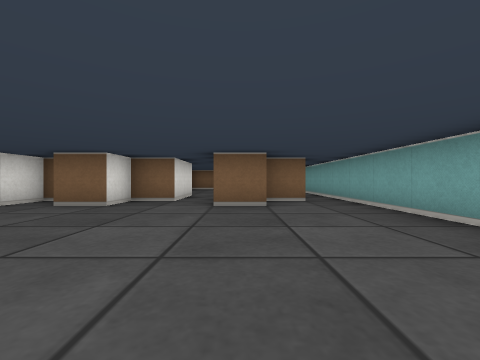
view 1 (above)

24 first-person views from a walk through a cub3D maze. The camera is about half as high as the walls, looks level and sees 90° across. The floor is counted in squares. Each view is taken from the middle of a square. On the plan, view 1 faces up. The plan holds only what a view shows up to about 9 squares ahead; the rest is blank.

view 2
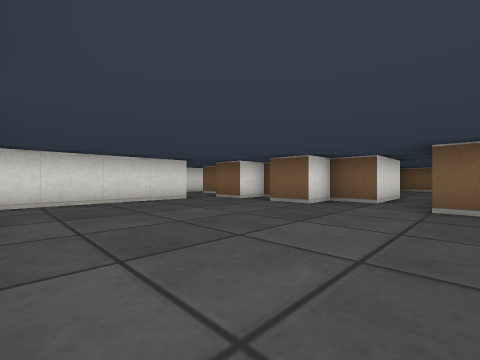

view 3
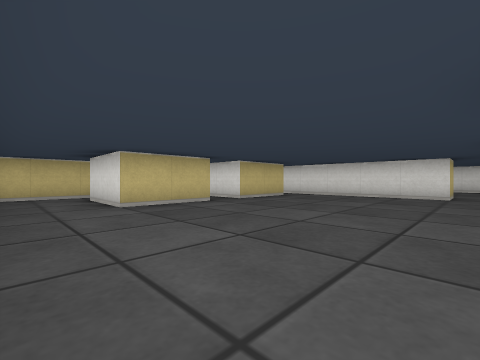

view 4
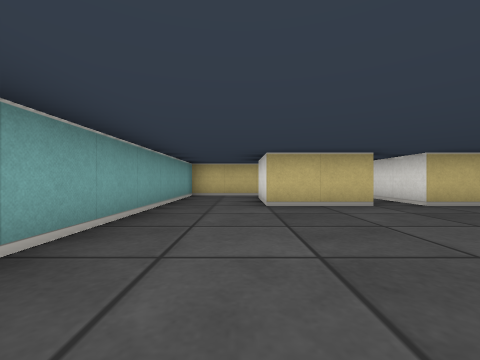

view 5
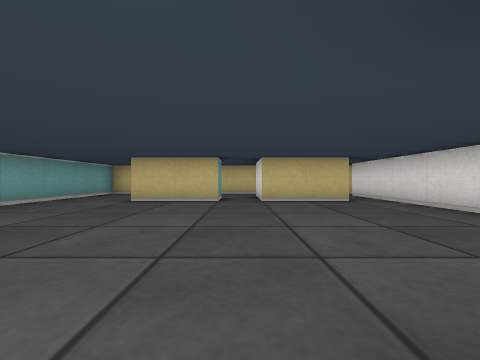

view 6
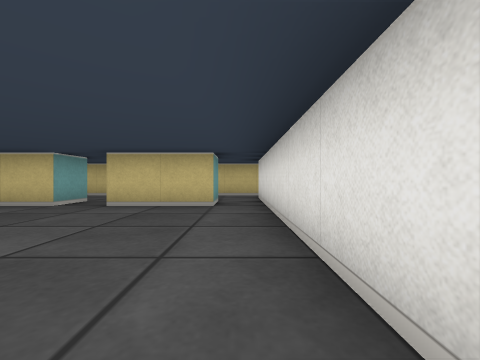

view 7
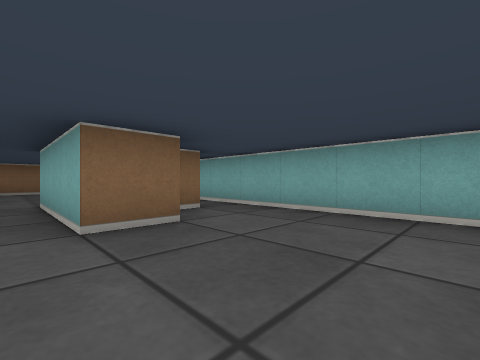

view 8
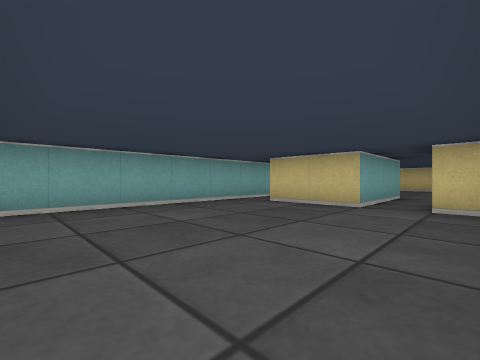

view 9
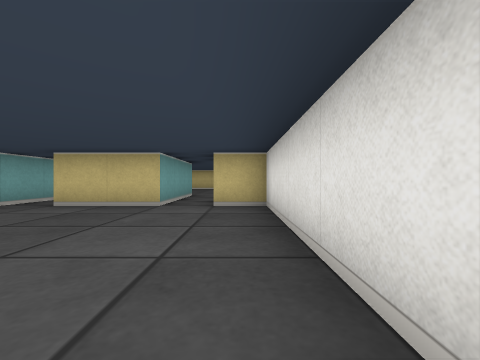

view 10
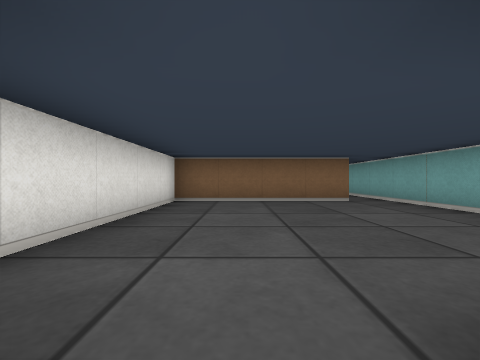

view 11
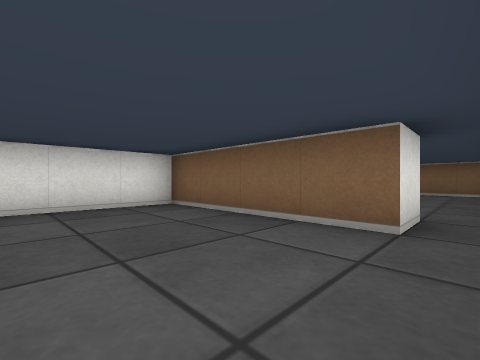

view 12
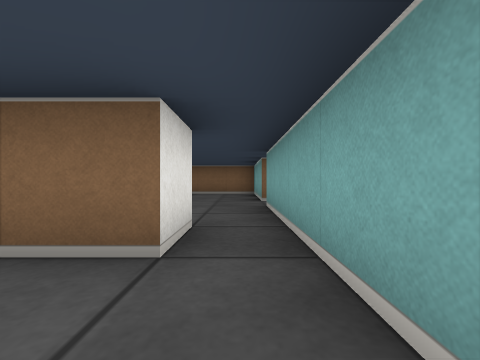

view 13
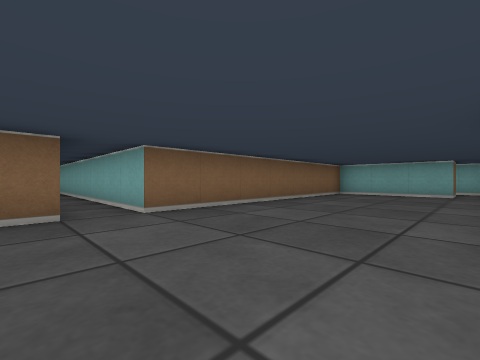

view 14
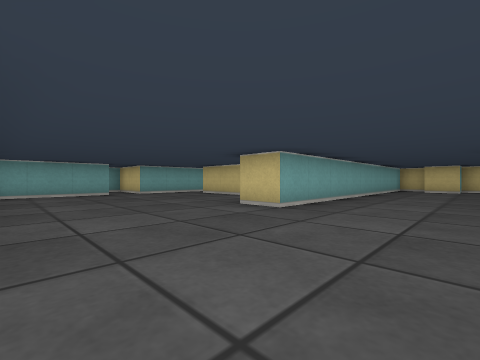

view 15
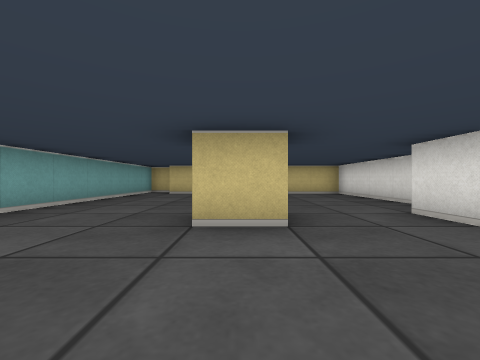

view 16
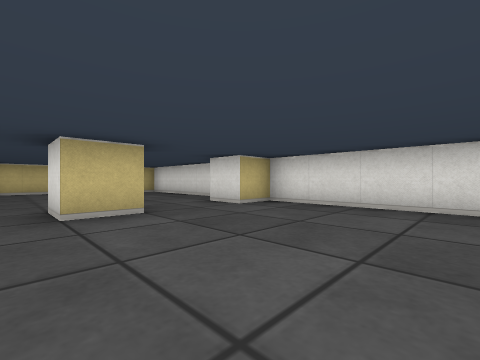

view 17
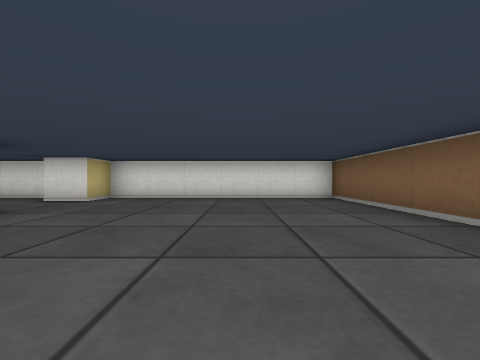

view 18
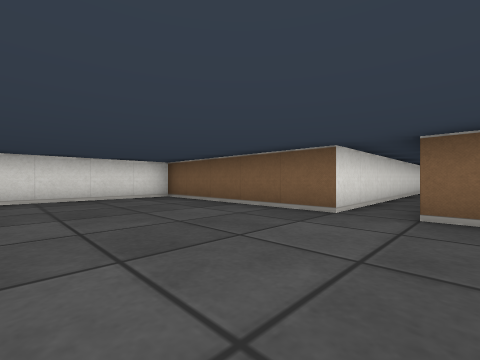

view 19
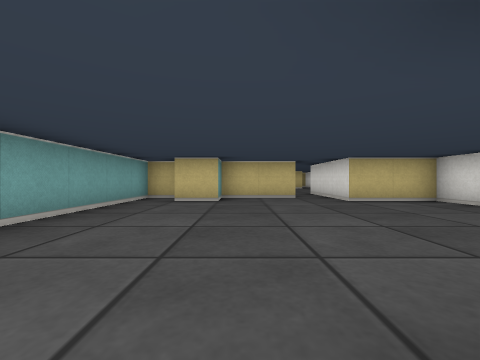

view 20
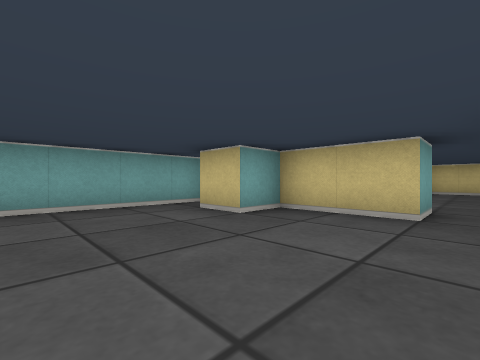

view 21
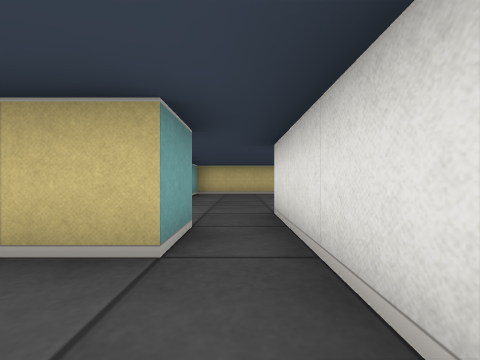

view 22
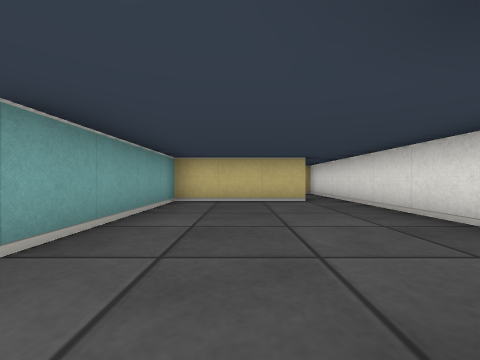

view 23
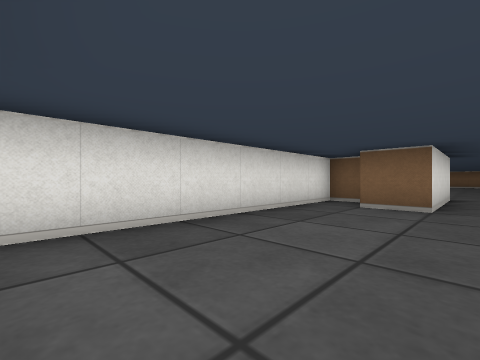

view 24
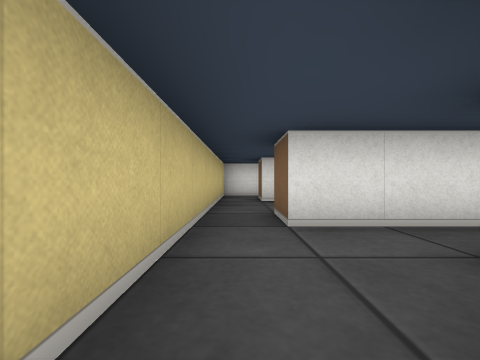

### Floor plan
Ten units are one square. View 1 is at (0, 0); x grows to the right and y downward. Boxes are objects, and circles mark ways between rooms. Rooms are numbered by the first view taken in them; rooms with no view inside come last. Other rooms are left out.
<svg viewBox="-110 -270 147 310">
<path fill="none" stroke="#000" d="M-15 5 5 5 5 25M5 -45 -5 -45 -5 -75M-45 5 -25 5M16 -55 6 -55M-55 -35 -55 5M-45 -55 -45 -45 -55 -45M-15 -75 -15 -55 -25 -55 -25 -45 -35 -45M25 25 25 -75M-5 -75 15 -75M15 -125 -25 -125 -25 -75 -15 -75M25 -75 25 -125M-75 -135 -65 -135 -65 -125M-5 -135 12 -135M15 -135 15 -125M-105 -118 -105 -75 -85 -75 -85 -65M32 -165 25 -165 25 -195 -45 -195 -45 -265M25 -125 25 -155 32 -155M-55 -264 -55 -195 -105 -195 -105 -135 -95 -135 -95 -125M-42 -65 -35 -65 -35 -155 -25 -155M-75 -65 -55 -65 -55 -75 -45 -75M-96 5 -65 5 -65 -35 -55 -35M-75 -55 -75 -65M-68 -55 -72 -55M-98 -55 -105 -55 -105 25M-85 -65 -85 -45 -95 -45M-45 15 -45 5M-55 35 -25 35M-55 5 -55 25M-15 15 -15 5M-25 35 25 35 25 25M-25 5 -25 25M-86 25 -94 25M-105 25 -105 35 -55 35M-55 25 -65 25"/>
<circle cx="5" cy="-70" r="3" fill="#2a7"/>
<circle cx="-60" cy="-40" r="3" fill="#2a7"/>
<circle cx="-50" cy="10" r="3" fill="#2a7"/>
<circle cx="-20" cy="0" r="3" fill="#2a7"/>
<circle cx="15" cy="15" r="3" fill="#2a7"/>
<circle cx="20" cy="-130" r="3" fill="#2a7"/>
<circle cx="-80" cy="-60" r="3" fill="#2a7"/>
<circle cx="-100" cy="15" r="3" fill="#2a7"/>
<circle cx="-30" cy="30" r="3" fill="#2a7"/>
<circle cx="-60" cy="30" r="3" fill="#2a7"/>
<text x="-10" y="-20">1</text>
<text x="0" y="-100">2</text>
<text x="-50" y="-170">3</text>
<text x="-80" y="-20">4</text>
<text x="-40" y="20">5</text>
<text x="-10" y="20">6</text>
<text x="-80" y="30">7</text>
</svg>
Room 1 opens to room 2. Room 1 opens to room 4. Room 1 opens to room 5. Room 1 opens to room 6. Room 2 opens to room 3. Room 3 opens to room 4. Room 4 opens to room 7. Room 5 opens to room 6. Room 5 opens to room 7.

Where each view was taken, in squares from view 1:
view 1: 0 up, 0 right, facing up
view 2: 0 up, 0 right, facing up-left
view 3: 4 up, 2 right, facing down-left
view 4: 4 up, 1 right, facing down
view 5: 5 up, 2 left, facing down
view 6: 4 up, 5 left, facing down
view 7: 2 up, 1 left, facing up-right
view 8: 12 up, 2 left, facing down-right
view 9: 12 up, 2 left, facing down
view 10: 7 up, 1 left, facing up
view 11: 10 up, 2 right, facing up-left
view 12: 11 up, 2 right, facing up
view 13: 16 up, 6 left, facing up-right
view 14: 19 up, 6 left, facing down-right
view 15: 16 up, 7 left, facing down
view 16: 17 up, 6 left, facing down-left
view 17: 17 up, 4 left, facing left
view 18: 16 up, 4 left, facing up-left
view 19: 13 up, 6 left, facing down
view 20: 10 up, 8 left, facing down-right
view 21: 8 up, 8 left, facing down
view 22: 5 up, 8 left, facing down
view 23: 0 up, 8 left, facing up-left
view 24: 3 down, 3 left, facing left
